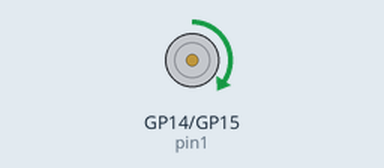
Simulated run of this program. Board: Raspberry Pi Pico running MicroPython. On the bench: motor-driver pin pairs drawn as motors (green arrow = first pin HIGH = forward, orange = second pin HIGH = backward, longer = more drive).

Above: at 1.2 s.
At 3.6 s:
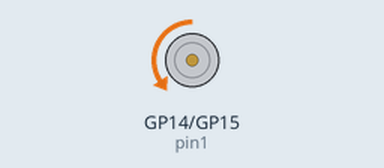
Timing chart, 0 to 6.2 s (numbered marks = the images above):
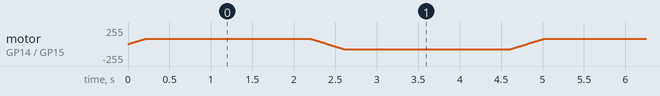

The program:

pwm_motor-1.py
```python
# MicroPython PWM DC motor control for Raspberry Pi Pico using H-bridge on GPIO 12 and 13

import machine
import time

# H-bridge inputs
pin1 = machine.PWM(machine.Pin(14))
pin2 = machine.PWM(machine.Pin(15))

# Set PWM frequency (Hz)
FREQ = 1000
pin1.freq(FREQ)
pin2.freq(FREQ)

def move_motor(forward=True, duty=65535):
    if forward:
        pin2.duty_u16(0)
        pin1.duty_u16(duty)
    else:
        pin1.duty_u16(0)
        pin2.duty_u16(duty)

def ramp(duty_start, duty_end, step, forward=True, delay=0.01):
    if duty_start < duty_end:
        rng = range(duty_start, duty_end, step)
    else:
        rng = range(duty_start, duty_end, -step)
    for d in rng:
        move_motor(forward, d)
        time.sleep(delay)
    move_motor(forward, duty_end)

max_duty = 20000  # Max duty cycle for 16-bit PWM
try:
    while True:
        # Ramp up forward
        ramp(0, max_duty, 1000, forward=True)
        time.sleep(2)
        # Ramp down forward
        ramp(max_duty, 0, 1000, forward=True)
        # Ramp up reverse
        ramp(0, max_duty, 1000, forward=False)
        time.sleep(2)
        # Ramp down reverse
        ramp(max_duty, 0, 1000, forward=False)
except KeyboardInterrupt:
    pin1.duty_u16(0)
    pin2.duty_u16(0)
    print("Done, motor off.")
```
